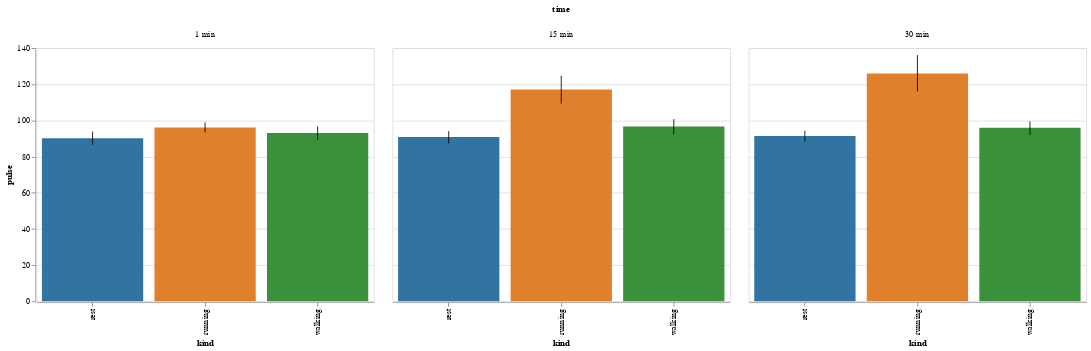

The code cell stored with this chart in its notebook:
### Code cell
display(salt.catplot(x="time", y="pulse", hue="kind", data=exercise, kind="bar"))
g = sns.catplot(x="time", y="pulse", hue="kind", data=exercise, kind="bar")

### Figure 1 — Vega-Lite specification as saved in the notebook (floating-point values rounded to 4 significant figures)
{"$schema": "https://vega.github.io/schema/vega-lite/v2.4.1.json", "config": {"range": {"category": ["rgba(49,115,161,1)", "rgba(224,128,44,1)", "rgba(58,145,58,1)", "rgba(192,60,61,1)", "rgba(147,113,178,1)", "rgba(131,91,83,1)", "rgba(213,132,188,1)", "rgba(127,127,127,1)", "rgba(168,169,53,1)", "rgba(45,171,184,1)"]}, "view": {"height": 300, "width": 400}}, "data": {"values": [{"Unnamed: 0": 0, "diet": "low fat", "id": 1, "kind": "rest", "pulse": 85, "time": "1 min"}, {"Unnamed: 0": 1, "diet": "low fat", "id": 1, "kind": "rest", "pulse": 85, "time": "15 min"}, {"Unnamed: 0": 2, "diet": "low fat", "id": 1, "kind": "rest", "pulse": 88, "time": "30 min"}, {"Unnamed: 0": 3, "diet": "low fat", "id": 2, "kind": "rest", "pulse": 90, "time": "1 min"}, {"Unnamed: 0": 4, "diet": "low fat", "id": 2, "kind": "rest", "pulse": 92, "time": "15 min"}, {"Unnamed: 0": 5, "diet": "low fat", "id": 2, "kind": "rest", "pulse": 93, "time": "30 min"}, {"Unnamed: 0": 6, "diet": "low fat", "id": 3, "kind": "rest", "pulse": 97, "time": "1 min"}, {"Unnamed: 0": 7, "diet": "low fat", "id": 3, "kind": "rest", "pulse": 97, "time": "15 min"}, {"Unnamed: 0": 8, "diet": "low fat", "id": 3, "kind": "rest", "pulse": 94, "time": "30 min"}, {"Unnamed: 0": 9, "diet": "low fat", "id": 4, "kind": "rest", "pulse": 80, "time": "1 min"}, {"Unnamed: 0": 10, "diet": "low fat", "id": 4, "kind": "rest", "pulse": 82, "time": "15 min"}, {"Unnamed: 0": 11, "diet": "low fat", "id": 4, "kind": "rest", "pulse": 83, "time": "30 min"}, {"Unnamed: 0": 12, "diet": "low fat", "id": 5, "kind": "rest", "pulse": 91, "time": "1 min"}, {"Unnamed: 0": 13, "diet": "low fat", "id": 5, "kind": "rest", "pulse": 92, "time": "15 min"}, {"Unnamed: 0": 14, "diet": "low fat", "id": 5, "kind": "rest", "pulse": 91, "time": "30 min"}, {"Unnamed: 0": 15, "diet": "no fat", "id": 6, "kind": "rest", "pulse": 83, "time": "1 min"}, {"Unnamed: 0": 16, "diet": "no fat", "id": 6, "kind": "rest", "pulse": 83, "time": "15 min"}, {"Unnamed: 0": 17, "diet": "no fat", "id": 6, "kind": "rest", "pulse": 84, "time": "30 min"}, {"Unnamed: 0": 18, "diet": "no fat", "id": 7, "kind": "rest", "pulse": 87, "time": "1 min"}, {"Unnamed: 0": 19, "diet": "no fat", "id": 7, "kind": "rest", "pulse": 88, "time": "15 min"}, {"Unnamed: 0": 20, "diet": "no fat", "id": 7, "kind": "rest", "pulse": 90, "time": "30 min"}, {"Unnamed: 0": 21, "diet": "no fat", "id": 8, "kind": "rest", "pulse": 92, "time": "1 min"}, {"Unnamed: 0": 22, "diet": "no fat", "id": 8, "kind": "rest", "pulse": 94, "time": "15 min"}, {"Unnamed: 0": 23, "diet": "no fat", "id": 8, "kind": "rest", "pulse": 95, "time": "30 min"}, {"Unnamed: 0": 24, "diet": "no fat", "id": 9, "kind": "rest", "pulse": 97, "time": "1 min"}, {"Unnamed: 0": 25, "diet": "no fat", "id": 9, "kind": "rest", "pulse": 99, "time": "15 min"}, {"Unnamed: 0": 26, "diet": "no fat", "id": 9, "kind": "rest", "pulse": 96, "time": "30 min"}, {"Unnamed: 0": 27, "diet": "no fat", "id": 10, "kind": "rest", "pulse": 100, "time": "1 min"}, {"Unnamed: 0": 28, "diet": "no fat", "id": 10, "kind": "rest", "pulse": 97, "time": "15 min"}, {"Unnamed: 0": 29, "diet": "no fat", "id": 10, "kind": "rest", "pulse": 100, "time": "30 min"}, {"Unnamed: 0": 30, "diet": "low fat", "id": 11, "kind": "walking", "pulse": 86, "time": "1 min"}, {"Unnamed: 0": 31, "diet": "low fat", "id": 11, "kind": "walking", "pulse": 86, "time": "15 min"}, {"Unnamed: 0": 32, "diet": "low fat", "id": 11, "kind": "walking", "pulse": 84, "time": "30 min"}, {"Unnamed: 0": 33, "diet": "low fat", "id": 12, "kind": "walking", "pulse": 93, "time": "1 min"}, {"Unnamed: 0": 34, "diet": "low fat", "id": 12, "kind": "walking", "pulse": 103, "time": "15 min"}, {"Unnamed: 0": 35, "diet": "low fat", "id": 12, "kind": "walking", "pulse": 104, "time": "30 min"}, {"Unnamed: 0": 36, "diet": "low fat", "id": 13, "kind": "walking", "pulse": 90, "time": "1 min"}, {"Unnamed: 0": 37, "diet": "low fat", "id": 13, "kind": "walking", "pulse": 92, "time": "15 min"}, {"Unnamed: 0": 38, "diet": "low fat", "id": 13, "kind": "walking", "pulse": 93, "time": "30 min"}, {"Unnamed: 0": 39, "diet": "low fat", "id": 14, "kind": "walking", "pulse": 95, "time": "1 min"}, {"Unnamed: 0": 40, "diet": "low fat", "id": 14, "kind": "walking", "pulse": 96, "time": "15 min"}, {"Unnamed: 0": 41, "diet": "low fat", "id": 14, "kind": "walking", "pulse": 100, "time": "30 min"}, {"Unnamed: 0": 42, "diet": "low fat", "id": 15, "kind": "walking", "pulse": 89, "time": "1 min"}, {"Unnamed: 0": 43, "diet": "low fat", "id": 15, "kind": "walking", "pulse": 96, "time": "15 min"}, {"Unnamed: 0": 44, "diet": "low fat", "id": 15, "kind": "walking", "pulse": 95, "time": "30 min"}, {"Unnamed: 0": 45, "diet": "no fat", "id": 16, "kind": "walking", "pulse": 84, "time": "1 min"}, {"Unnamed: 0": 46, "diet": "no fat", "id": 16, "kind": "walking", "pulse": 86, "time": "15 min"}, {"Unnamed: 0": 47, "diet": "no fat", "id": 16, "kind": "walking", "pulse": 89, "time": "30 min"}, {"Unnamed: 0": 48, "diet": "no fat", "id": 17, "kind": "walking", "pulse": 103, "time": "1 min"}, {"Unnamed: 0": 49, "diet": "no fat", "id": 17, "kind": "walking", "pulse": 109, "time": "15 min"}, {"Unnamed: 0": 50, "diet": "no fat", "id": 17, "kind": "walking", "pulse": 90, "time": "30 min"}, {"Unnamed: 0": 51, "diet": "no fat", "id": 18, "kind": "walking", "pulse": 92, "time": "1 min"}, {"Unnamed: 0": 52, "diet": "no fat", "id": 18, "kind": "walking", "pulse": 96, "time": "15 min"}, {"Unnamed: 0": 53, "diet": "no fat", "id": 18, "kind": "walking", "pulse": 101, "time": "30 min"}, {"Unnamed: 0": 54, "diet": "no fat", "id": 19, "kind": "walking", "pulse": 97, "time": "1 min"}, {"Unnamed: 0": 55, "diet": "no fat", "id": 19, "kind": "walking", "pulse": 98, "time": "15 min"}, {"Unnamed: 0": 56, "diet": "no fat", "id": 19, "kind": "walking", "pulse": 100, "time": "30 min"}, {"Unnamed: 0": 57, "diet": "no fat", "id": 20, "kind": "walking", "pulse": 102, "time": "1 min"}, {"Unnamed: 0": 58, "diet": "no fat", "id": 20, "kind": "walking", "pulse": 104, "time": "15 min"}, {"Unnamed: 0": 59, "diet": "no fat", "id": 20, "kind": "walking", "pulse": 103, "time": "30 min"}, {"Unnamed: 0": 60, "diet": "low fat", "id": 21, "kind": "running", "pulse": 93, "time": "1 min"}, {"Unnamed: 0": 61, "diet": "low fat", "id": 21, "kind": "running", "pulse": 98, "time": "15 min"}, {"Unnamed: 0": 62, "diet": "low fat", "id": 21, "kind": "running", "pulse": 110, "time": "30 min"}, {"Unnamed: 0": 63, "diet": "low fat", "id": 22, "kind": "running", "pulse": 98, "time": "1 min"}, {"Unnamed: 0": 64, "diet": "low fat", "id": 22, "kind": "running", "pulse": 104, "time": "15 min"}, {"Unnamed: 0": 65, "diet": "low fat", "id": 22, "kind": "running", "pulse": 112, "time": "30 min"}, {"Unnamed: 0": 66, "diet": "low fat", "id": 23, "kind": "running", "pulse": 98, "time": "1 min"}, {"Unnamed: 0": 67, "diet": "low fat", "id": 23, "kind": "running", "pulse": 105, "time": "15 min"}, {"Unnamed: 0": 68, "diet": "low fat", "id": 23, "kind": "running", "pulse": 99, "time": "30 min"}, {"Unnamed: 0": 69, "diet": "low fat", "id": 24, "kind": "running", "pulse": 87, "time": "1 min"}, {"Unnamed: 0": 70, "diet": "low fat", "id": 24, "kind": "running", "pulse": 132, "time": "15 min"}, {"Unnamed: 0": 71, "diet": "low fat", "id": 24, "kind": "running", "pulse": 120, "time": "30 min"}, {"Unnamed: 0": 72, "diet": "low fat", "id": 25, "kind": "running", "pulse": 94, "time": "1 min"}, {"Unnamed: 0": 73, "diet": "low fat", "id": 25, "kind": "running", "pulse": 110, "time": "15 min"}, {"Unnamed: 0": 74, "diet": "low fat", "id": 25, "kind": "running", "pulse": 116, "time": "30 min"}, {"Unnamed: 0": 75, "diet": "no fat", "id": 26, "kind": "running", "pulse": 95, "time": "1 min"}, {"Unnamed: 0": 76, "diet": "no fat", "id": 26, "kind": "running", "pulse": 126, "time": "15 min"}, {"Unnamed: 0": 77, "diet": "no fat", "id": 26, "kind": "running", "pulse": 143, "time": "30 min"}, {"Unnamed: 0": 78, "diet": "no fat", "id": 27, "kind": "running", "pulse": 100, "time": "1 min"}, {"Unnamed: 0": 79, "diet": "no fat", "id": 27, "kind": "running", "pulse": 126, "time": "15 min"}, {"Unnamed: 0": 80, "diet": "no fat", "id": 27, "kind": "running", "pulse": 140, "time": "30 min"}, {"Unnamed: 0": 81, "diet": "no fat", "id": 28, "kind": "running", "pulse": 103, "time": "1 min"}, {"Unnamed: 0": 82, "diet": "no fat", "id": 28, "kind": "running", "pulse": 124, "time": "15 min"}, {"Unnamed: 0": 83, "diet": "no fat", "id": 28, "kind": "running", "pulse": 140, "time": "30 min"}, {"Unnamed: 0": 84, "diet": "no fat", "id": 29, "kind": "running", "pulse": 94, "time": "1 min"}, {"Unnamed: 0": 85, "diet": "no fat", "id": 29, "kind": "running", "pulse": 135, "time": "15 min"}, {"Unnamed: 0": 86, "diet": "no fat", "id": 29, "kind": "running", "pulse": 130, "time": "30 min"}, {"Unnamed: 0": 87, "diet": "no fat", "id": 30, "kind": "running", "pulse": 99, "time": "1 min"}, {"Unnamed: 0": 88, "diet": "no fat", "id": 30, "kind": "running", "pulse": 111, "time": "15 min"}, {"Unnamed: 0": 89, "diet": "no fat", "id": 30, "kind": "running", "pulse": 150, "time": "30 min"}]}, "facet": {"column": {"field": "time", "type": "nominal"}}, "spec": {"layer": [{"encoding": {"color": {"field": "kind", "legend": null, "type": "nominal"}, "x": {"field": "kind", "type": "nominal"}, "y": {"aggregate": "mean", "axis": {"title": "pulse"}, "field": "pulse", "type": "quantitative"}}, "mark": "bar"}, {"encoding": {"x": {"field": "kind", "type": "nominal"}, "y": {"aggregate": "ci0", "field": "pulse", "type": "quantitative"}, "y2": {"aggregate": "ci1", "field": "pulse", "type": "quantitative"}}, "mark": "rule"}]}}
